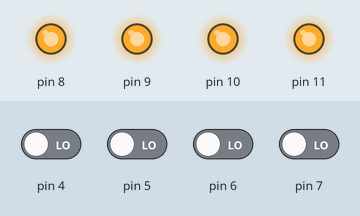
Recording of a sketch running on a simulated Arduino Uno, built with avr-gcc and run on an emulated ATmega328P. On the bench: output pins drawn as LEDs (lit = HIGH). The test bench sets the inputs (shaded band); at power-on: pin 4–7 LOW.

Above: at 8.8 s.
8.9 s: pin 4 driven HIGH
At 13.2 s:
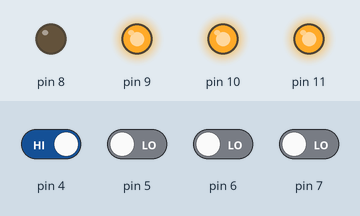
13.9 s: pin 5 driven HIGH
At 18.2 s:
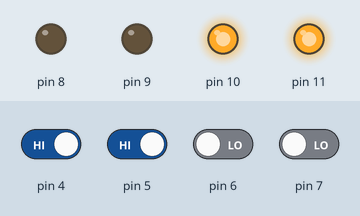
18.9 s: pin 6 driven HIGH
At 23.2 s:
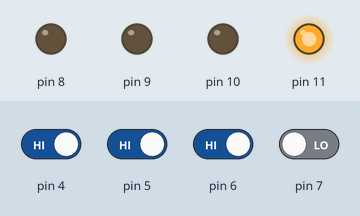
23.9 s: pin 7 driven HIGH
At 28.2 s:
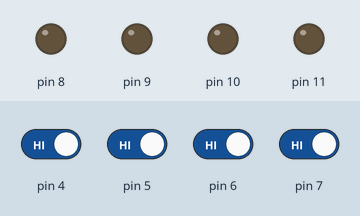
28.9 s: pin 4 driven LOW
At 33.2 s:
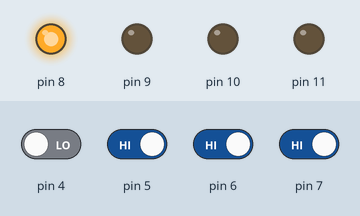
33.9 s: pin 5 driven LOW
At 38.2 s:
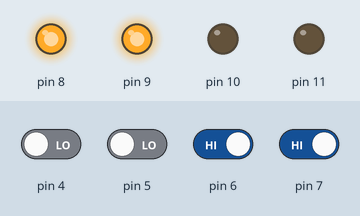
Timing chart, 0 to 39.7 s (numbered marks = the images above; inputs shaded):
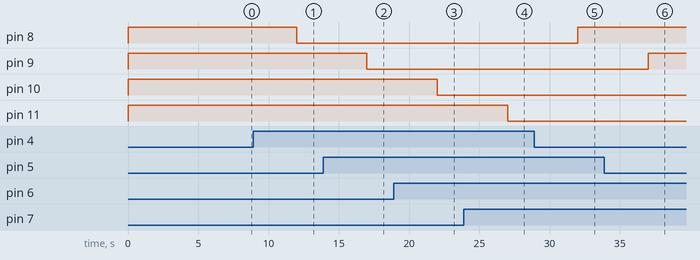

The sketch:

DigitalIOTest.ino
```cpp
PROGMEM const int SleepTime = 1000;

void setup() {
  pinMode(11, OUTPUT);
  pinMode(10, OUTPUT);
  pinMode(9, OUTPUT);
  pinMode(8, OUTPUT);

  pinMode(7, INPUT);
  pinMode(6, INPUT);
  pinMode(5, INPUT);
  pinMode(4, INPUT);
  digitalWrite(7, LOW);
  digitalWrite(6, LOW);
  digitalWrite(5, LOW);
  digitalWrite(4, LOW);

  digitalWrite(11,HIGH);
  digitalWrite(10,HIGH);
  digitalWrite(9,HIGH);
  digitalWrite(8,HIGH);
}

void loop() {
  if(digitalRead(4) == HIGH)
  digitalWrite(8, LOW);
  else
  digitalWrite(8, HIGH);

  delay(SleepTime);

  if(digitalRead(5) == HIGH)
  digitalWrite(9, LOW);
  else
  digitalWrite(9, HIGH);

  delay(SleepTime);

  if(digitalRead(6) == HIGH)
  digitalWrite(10, LOW);
  else
  digitalWrite(10, HIGH);

  delay(SleepTime);

  if(digitalRead(7) == HIGH)
  digitalWrite(11, LOW);
  else
  digitalWrite(11, HIGH);

  delay(SleepTime);
}
```

Measured:
- after the input at 8.9 s, pin 8: HIGH → LOW after 3.1 s
- after the input at 13.9 s, pin 9: HIGH → LOW after 3.1 s
- after the input at 18.9 s, pin 10: HIGH → LOW after 3.1 s
- after the input at 23.9 s, pin 11: HIGH → LOW after 3.1 s
- after the input at 28.9 s, pin 8: LOW → HIGH after 3.1 s
- after the input at 33.9 s, pin 9: LOW → HIGH after 3.1 s
